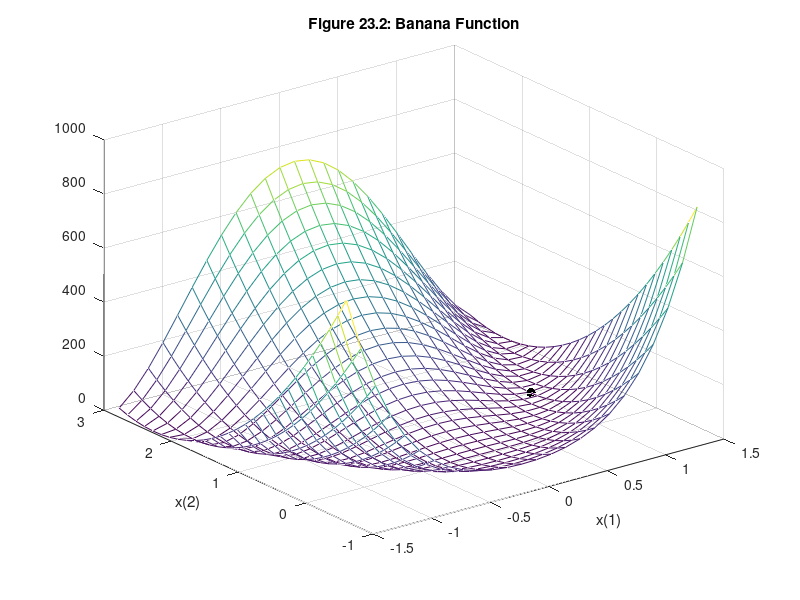

Write MATLAB code to recreate this figure.
% mm2302.m
x = [-1.5:0.125:1.5];
y = [-.6:0.125:2.8];
[X,Y] = meshgrid(x,y) ;
Z = 100.*(Y-X.*X).^2 + (1-X).^2; 
mesh(X,Y,Z)
hidden off
xlabel('x(1)'), ylabel('x(2)')
title('Figure 23.2: Banana Function')
hold on
plot3(1,1,1,'k.','markersize',20)
hold off
